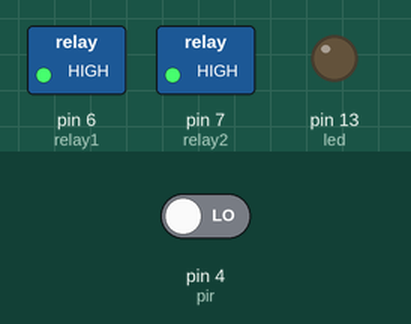
Recording of a sketch running on a simulated Arduino Uno, built with avr-gcc and run on an emulated ATmega328P. Shown: switched loads named in the sketch (green lamp = pin HIGH), output pins drawn as LEDs (lit = HIGH). Inputs (shaded band) come from the test bench; at power-on: pin 4 (pir) LOW.

Above: at 1.2 s.
1.3 s: pin 4 (pir) driven HIGH
At 2.2 s:
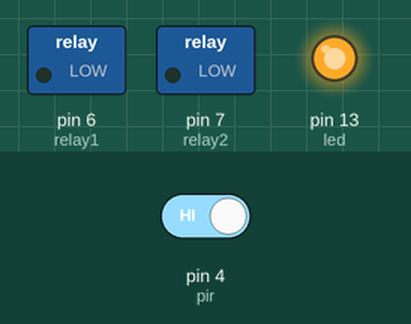
Timing chart, 0 to 4.3 s (numbered marks = the images above; inputs shaded):
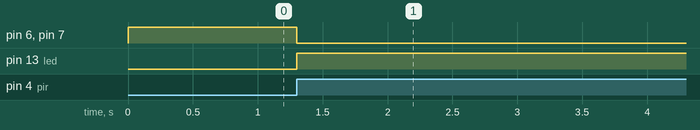

The sketch:

PIR_coba3_OK.ino
```cpp
#define pir 4
#define led 13
#define relay1 6
#define relay2 7

int kondisi_pir_terakhir = 0;
int kondisi_pir_sekarang = 0;
int status_output = 0;

int status_led = LOW;
int status_relay1 = HIGH;
int status_relay2 = HIGH;

void setup() {
  //Serial.begin(9600);
  pinMode(pir, INPUT)  ;
  pinMode(led, OUTPUT)  ;
  pinMode(relay1, OUTPUT)  ;
  pinMode(relay2, OUTPUT)  ;

  digitalWrite (relay1, HIGH);
  digitalWrite (relay2, HIGH);


}

void loop() {
  int baca_pir = digitalRead(pir);

  if (baca_pir != kondisi_pir_terakhir) {
    status_output = 1;
    //Serial.println("on");
  }

  if (status_output  == 1) {
    if (baca_pir != kondisi_pir_sekarang) {
      kondisi_pir_sekarang = baca_pir;

      if (kondisi_pir_sekarang == HIGH) {
        status_led = !status_led;
        status_relay1 = !status_relay1;
        status_relay2 = !status_relay2;
      }
    }
    digitalWrite(led, status_led);
    digitalWrite(relay1, status_relay1);
    digitalWrite(relay2, status_relay2);
  }
}
```

Measured:
- after the input at 1.3 s, pin 6 (relay1), pin 7 (relay2): HIGH → LOW at once; pin 13 (led): LOW → HIGH at once
